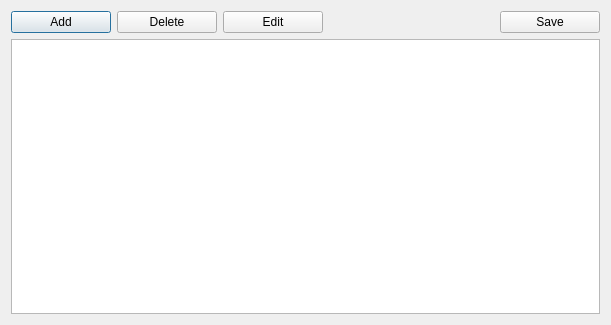
<?xml version="1.0" encoding="UTF-8"?>
<ui version="4.0">
 <class>editCatalogs</class>
 <widget class="QDialog" name="editCatalogs">
  <property name="geometry">
   <rect>
    <x>0</x>
    <y>0</y>
    <width>611</width>
    <height>325</height>
   </rect>
  </property>
  <property name="windowTitle">
   <string>Settings</string>
  </property>
  <layout class="QGridLayout" name="gridLayout_2">
   <item row="1" column="0">
    <widget class="QTableWidget" name="catalogsTable"/>
   </item>
   <item row="0" column="0">
    <layout class="QHBoxLayout" name="horizontalLayout">
     <property name="sizeConstraint">
      <enum>QLayout::SetDefaultConstraint</enum>
     </property>
     <item>
      <widget class="QPushButton" name="btnAdd">
       <property name="sizePolicy">
        <sizepolicy hsizetype="Fixed" vsizetype="Fixed">
         <horstretch>0</horstretch>
         <verstretch>0</verstretch>
        </sizepolicy>
       </property>
       <property name="minimumSize">
        <size>
         <width>100</width>
         <height>0</height>
        </size>
       </property>
       <property name="maximumSize">
        <size>
         <width>100</width>
         <height>200</height>
        </size>
       </property>
       <property name="text">
        <string>Add</string>
       </property>
      </widget>
     </item>
     <item>
      <widget class="QPushButton" name="btnDel">
       <property name="sizePolicy">
        <sizepolicy hsizetype="Fixed" vsizetype="Fixed">
         <horstretch>0</horstretch>
         <verstretch>0</verstretch>
        </sizepolicy>
       </property>
       <property name="minimumSize">
        <size>
         <width>100</width>
         <height>0</height>
        </size>
       </property>
       <property name="maximumSize">
        <size>
         <width>100</width>
         <height>200</height>
        </size>
       </property>
       <property name="text">
        <string>Delete</string>
       </property>
      </widget>
     </item>
     <item>
      <widget class="QPushButton" name="btnEdit">
       <property name="sizePolicy">
        <sizepolicy hsizetype="Fixed" vsizetype="Fixed">
         <horstretch>0</horstretch>
         <verstretch>0</verstretch>
        </sizepolicy>
       </property>
       <property name="minimumSize">
        <size>
         <width>100</width>
         <height>0</height>
        </size>
       </property>
       <property name="maximumSize">
        <size>
         <width>100</width>
         <height>200</height>
        </size>
       </property>
       <property name="text">
        <string>Edit</string>
       </property>
      </widget>
     </item>
     <item>
      <spacer name="horizontalSpacer">
       <property name="orientation">
        <enum>Qt::Horizontal</enum>
       </property>
       <property name="sizeHint" stdset="0">
        <size>
         <width>40</width>
         <height>20</height>
        </size>
       </property>
      </spacer>
     </item>
     <item>
      <widget class="QPushButton" name="btnSave">
       <property name="sizePolicy">
        <sizepolicy hsizetype="Fixed" vsizetype="Fixed">
         <horstretch>0</horstretch>
         <verstretch>0</verstretch>
        </sizepolicy>
       </property>
       <property name="minimumSize">
        <size>
         <width>100</width>
         <height>0</height>
        </size>
       </property>
       <property name="maximumSize">
        <size>
         <width>100</width>
         <height>200</height>
        </size>
       </property>
       <property name="text">
        <string>Save</string>
       </property>
      </widget>
     </item>
    </layout>
   </item>
  </layout>
 </widget>
 <tabstops>
  <tabstop>btnAdd</tabstop>
  <tabstop>btnDel</tabstop>
  <tabstop>btnEdit</tabstop>
  <tabstop>btnSave</tabstop>
  <tabstop>catalogsTable</tabstop>
 </tabstops>
 <resources/>
 <connections/>
</ui>
